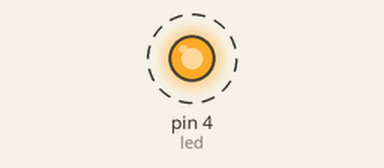
Simulated run of this sketch. Board: Arduino Uno, built with avr-gcc and run on an emulated ATmega328P. Shown: output pins drawn as LEDs (lit = HIGH). Dashed ring = blinking.

Above: at 0.5 s.
Timing chart, 0 to 4.6 s (numbered marks = the images above):
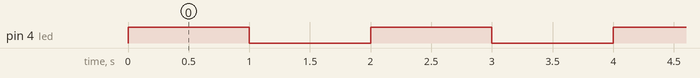

Measured:
- by itself, pin 4 (led): alternates HIGH for 1.0 s and LOW for 1.0 s

The sketch:

Practice_2.ino
```cpp
int led = 4; //Número de salida de un led

void setup() {
  Serial.begin(9600);
  pinMode(led, OUTPUT); //Definir la salida del led
}

void loop() {
  digitalWrite(led, HIGH);
  delay(1000);
  digitalWrite(led, LOW);
  delay(1000);
}
```
